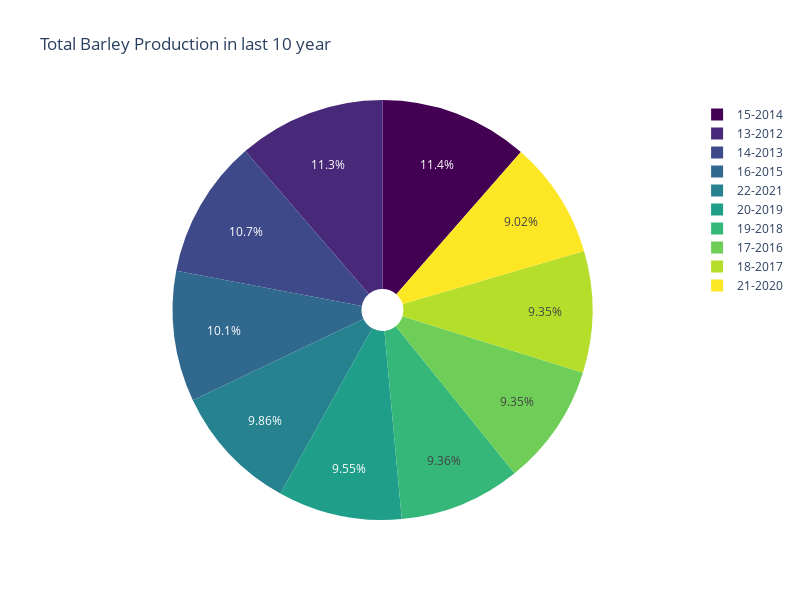

Here is the notebook cell this chart was saved with:
### Code cell
fig = px.pie(barley_year, names='YEAR', values='Barley_PROD.',
             title='Total Barley Production in last 10 year',
             labels={'Year': 'YEAR', 'Barley Production': 'Barley_PROD.'},
             color='YEAR', color_discrete_sequence=px.colors.sequential.Viridis,
             hole=0.1
             )
fig.update_layout(height=600,width=800)
fig.show()

### Figure 1 — Plotly figure (JSON) as saved in the notebook; plotly's stock layout.template omitted (floating-point values rounded to 4 significant figures)
{"data": [{"customdata": [["15-2014"], ["13-2012"], ["14-2013"], ["16-2015"], ["22-2021"], ["20-2019"], ["19-2018"], ["17-2016"], ["18-2017"], ["21-2020"]], "domain": {"x": [0, 1], "y": [0, 1]}, "hole": 0.1, "hovertemplate": "YEAR=%{customdata[0]}<br>Barley_PROD.=%{value}<extra></extra>", "labels": ["15-2014", "13-2012", "14-2013", "16-2015", "22-2021", "20-2019", "19-2018", "17-2016", "18-2017", "21-2020"], "legendgroup": "", "marker": {"colors": ["#440154", "#482878", "#3e4989", "#31688e", "#26828e", "#1f9e89", "#35b779", "#6ece58", "#b5de2b", "#fde725"]}, "name": "", "showlegend": true, "type": "pie", "values": [37354, 36973, 34824, 32801, 32156, 31147, 30550, 30510, 30510, 29433]}], "layout": {"height": 600, "legend": {"tracegroupgap": 0}, "piecolorway": ["#440154", "#482878", "#3e4989", "#31688e", "#26828e", "#1f9e89", "#35b779", "#6ece58", "#b5de2b", "#fde725"], "title": {"text": "Total Barley Production in last 10 year"}, "width": 800}}
